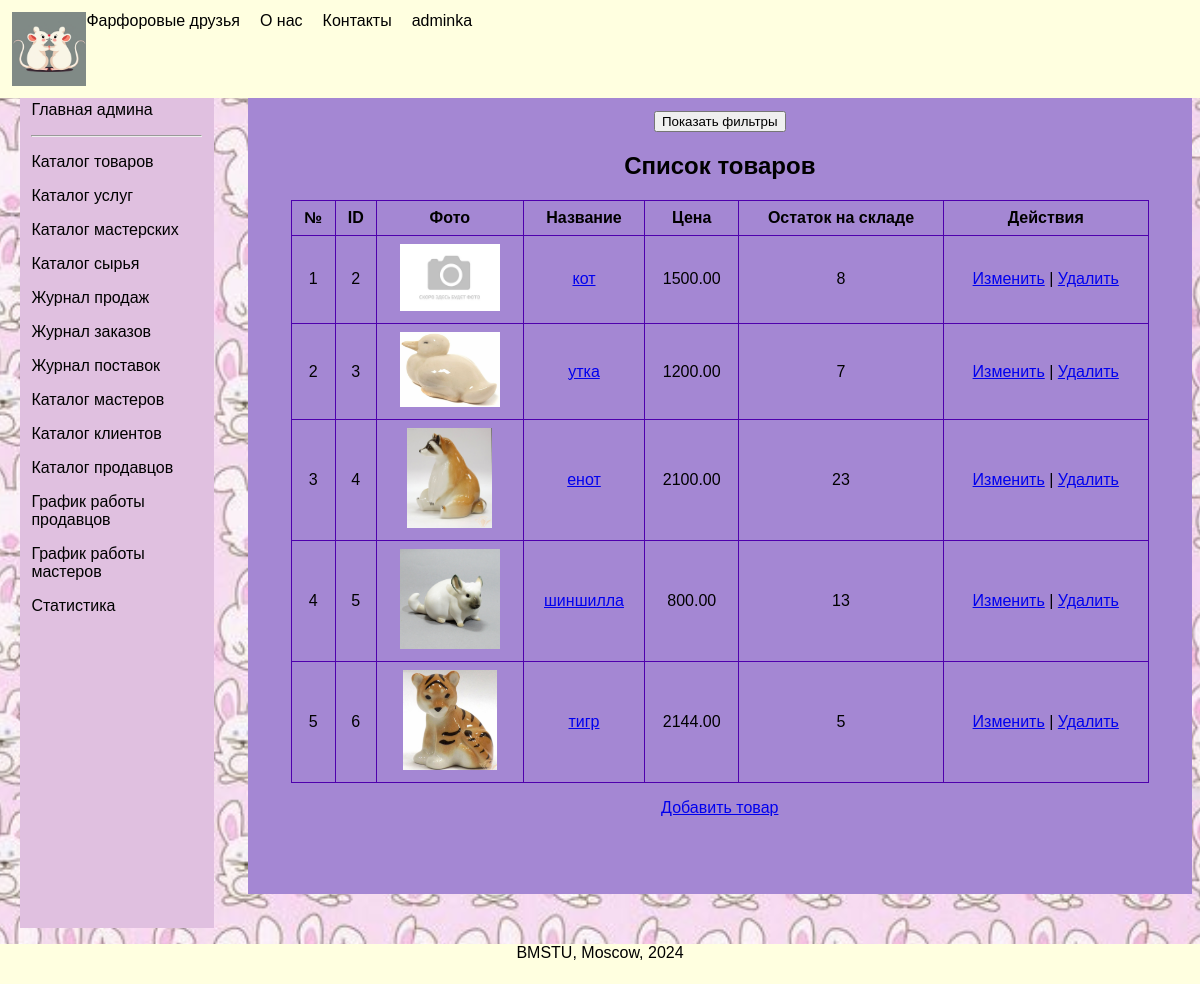
/products/ (signed in), run on the app's committed database.
### nirs_app/models.py (models this page shows, shortened)
class User(AbstractUser):
    username = None
    first_name = models.CharField(max_length=43)
    last_name = models.CharField(max_length=43)
    email = models.EmailField(unique=True)
    phone_number = models.CharField(max_length=15)
    is_employee = models.BooleanField(default=False)
    USERNAME_FIELD = 'email'
    REQUIRED_FIELDS = ['first_name', 'last_name']

class Product(models.Model):
    photo = models.ImageField(upload_to="images/products", default="images/products/no_photo.png")
    name = models.CharField(max_length=255, unique=True)
    price = models.DecimalField(max_digits=10, decimal_places=2)
    description = models.TextField()
    current_quantity = models.IntegerField()
    def get_photo_url(self):
        if self.photo:
            return f"{settings.STATIC_URL}{self.photo}"
        return f"{settings.STATIC_URL}images/products/no_photo.png"

### nirs_app/views.py (the view)
# urls.py: path("", views.products_list_view, name='products_list'),
@login_required
@user_passes_test(is_seller)
def products_list_view(request):
    name_query = request.GET.get('name_q')
    price_from = request.GET.get('price_from')
    price_to = request.GET.get('price_to')
    quantity_from = request.GET.get('quantity_from')
    quantity_to = request.GET.get('quantity_to')
    products = Product.objects.all()
    if name_query:
        products = products.filter(name__icontains=name_query)
    if price_from:
         try:
            price_from = float(price_from)
            products = products.filter(price__gte=price_from)
         except ValueError:
             pass
    if price_to:
        try:
            price_to = float(price_to)
            products = products.filter(price__lte=price_to)
        except ValueError:
             pass
    if quantity_from:
        try:
            quantity_from = int(quantity_from)
            products = products.filter(current_quantity__gte=quantity_from)
        except ValueError:
              pass
    if quantity_to:
         try:
            quantity_to = int(quantity_to)
            products = products.filter(current_quantity__lte=quantity_to)
         except ValueError:
              pass
    return render(request, 'products/products.html', {'dataset': products,
                                                        'name_q': name_query,
                                                        'price_from': price_from,
                                                         'price_to': price_to,
                                                         'quantity_from': quantity_from,
                                                         'quantity_to': quantity_to})

### nirs_app/context_processors.py (called while the page is built)
def user_role(request):
    if request.user.is_authenticated:
        user = request.user
        role = get_user_role(user)
        return {'role': role}
    return {}

def get_user_role(user):
    if user.is_superuser:
        return 'админа'
    elif hasattr(user, 'seller'):
        return 'продавца'
    elif hasattr(user, 'master'):
        return 'мастера'
    elif hasattr(user, 'client'):
        return 'клиента'
    return None

### nirs_app/views.py (called while the page is built)
def is_seller(user):
    return hasattr(user, 'seller') or user.is_superuser

### nirs_app/templates/products/products.html (shortened to what this page needs)
{% extends "personal/user_personal.html" %}
{% load static %}
{% block content %}
    <section id="products">
        <button id="toggleFilters">Показать фильтры</button>
        <h2>Список товаров</h2>
        <table class="products-table">
            <thead>
                <tr>
                    <th>№</th>
                    <th>ID</th>
                    <th>Фото</th>
                    <th>Название</th>
                    <th>Цена</th>
                    <th>Остаток на складе</th>
                    <th>Действия</th>
                </tr>
            </thead>
            <tbody>
                {% if dataset %}
                    {% for data in dataset %}
                        <tr>
                            <td>{{ forloop.counter }}</td>
                            <td>{{ data.id }}</td>
                            <td>
                                <img src=" {{ data.get_photo_url }}" alt="{{ data.name }}" style="max-width: 100px; max-height: 100px;" />
                            </td>
                            <td><a href="{% url 'product_detail_admin' data.id %}">{{ data.name }}</a></td>
                            <td>{{ data.price }}</td>
                            <td>{{ data.current_quantity }}</td>
                            <td>
                                <a href="{% url 'product_update' data.id %}">Изменить</a> |
                                <a href="{% url 'product_delete' data.id %}">Удалить</a>
                            </td>
                        </tr>
                    {% endfor %}
                {% else %}
                    <tr>
                        <td colspan="6">Список товаров пуст.</td>
                    </tr>
                {% endif %}
            </tbody>
        </table>
        <p><a href="{% url 'product_create' %}">Добавить товар</a></p><br>
    </section>
{% endblock content %}

### nirs_app/templates/index.html (shortened to what this page needs)
<!DOCTYPE html>
{% load static %}
<html lang="ru">
<head>
    <link rel="stylesheet" href="{% static 'css/styles.css' %}">
</head>
<body>
    <div class="header">
        <img src="{% static "images/farfor_logo_2d.png" %}" alt="logo" >
            <a href="{% url 'home' %}">Фарфоровые друзья</a>
            <a href="{% url 'about' %}">О нас</a>
            <a href="{% url 'contacts' %}">Контакты</a>
            {% if request.user.is_authenticated %}
                <a href="{% url 'user_personal' %}">{{ request.user.first_name }}</a>
            {% else %}
                <a href="{% url 'auth' %}">Вход</a>
            {% endif %}
    </div>
    <div class="container">
        <div class="sidebar">
            {% block sidebar %}{% endblock sidebar %}
        </div>
        <div class="content">
            {% block content %}{% endblock content %}
        </div>
    </div>
    <div class="footer">
        <p>BMSTU, Moscow, 2024</p>
    </div>
</body>
</html>

### nirs_app/static/css/styles.css (style rules this page uses)
body { background-size: cover; background-repeat: repeat-y; background-position: center; height: 100vh; margin: 0; font-family: sans-serif; box-sizing: border-box; }
.header { background-color: #FFFFE0; padding: 1%; display: flex; width: 100%; height: 10%; position: fixed; text-align: center; box-sizing: border-box; }
.header a { text-decoration:dotted; color: black; margin-right: 20px; }
.footer { background-color: #FFFFE0; width: 100%; height: 5%; text-align: center; position:static; }
.container { display: flex; width: 95%; }
.sidebar { background-color: #E0C0E0; width: 15%; padding: 1%; margin-top: 6.5%; margin-left: 20px; }
.content { align-self: center; margin-top: 3%; flex: 1; padding: 3%; height: auto; text-align: center; }
#products { padding: 5%; width: 100%; height: auto; background-color: #a487d3; }

### nirs_app/templates/products/products.html (style rules this page uses)
.products-table { width: 100%; border-collapse: collapse; border: 1px solid black; }
.products-table th, .products-table td { border: 1px solid rgb(78, 0, 173); padding: 8px; }

### data on the page
User: user.first_name "adminka"
Product: id "2", get_photo_url (placeholder picture), name "кот", price "1500.00", current_quantity "8"
Product: id "3", get_photo_url (picture), name "утка", price "1200.00", current_quantity "7"
Product: id "4", get_photo_url (picture), name "енот", price "2100.00", current_quantity "23"
Product: id "5", get_photo_url (picture), name "шиншилла", price "800.00", current_quantity "13"
Product: id "6", get_photo_url (picture), name "тигр", price "2144.00", current_quantity "5"
